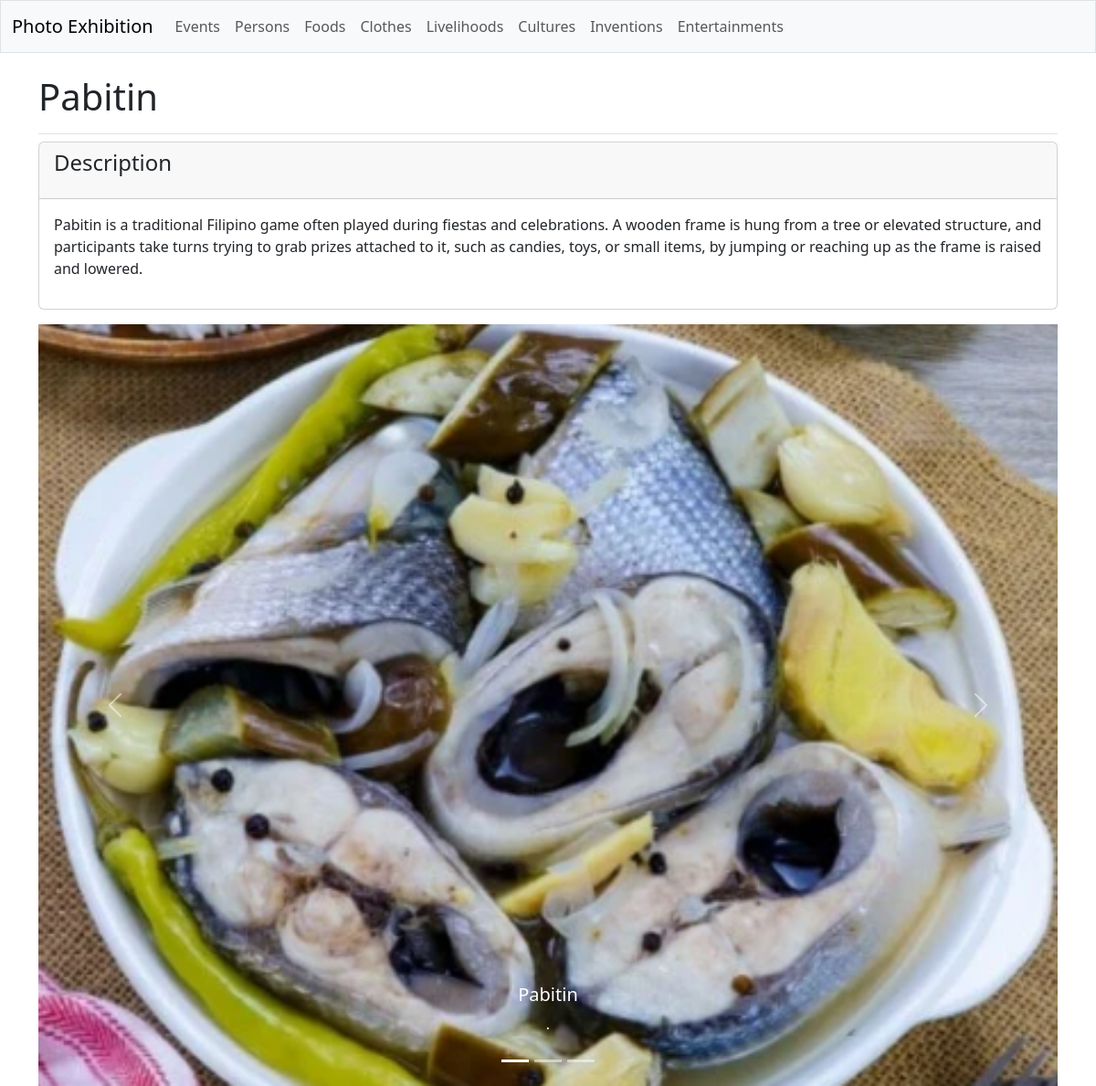
The app's page /galleries/medicines/3/ with its own data.
### galleries/models.py (models this page shows, shortened)
class Medicine(models.Model):
    medicine_text = models.CharField(max_length=200)

class MedicineDetail(models.Model):
    medicine = models.ForeignKey(Medicine, on_delete=models.CASCADE)
    medicine_subtext = models.TextField()

class MedicineImage(models.Model):
    medicine = models.ForeignKey(Medicine, on_delete=models.CASCADE)
    image = models.ImageField(upload_to='medicines/')
    title = models.CharField(max_length=150)
    sub_title = models.CharField(max_length=100)

### galleries/views.py (the view)
# urls.py: path('medicines/<int:medicine_id>/', views.medicine_detail, name='medicine_detail'),
def medicine_detail(request, medicine_id):
    medicine = Medicine.objects.get(id=medicine_id)
    images = MedicineImage.objects.filter(medicine=medicine)
    medicine_details = medicine.medicinedetail_set.all()
    context = {'medicine': medicine, 'medicine_details': medicine_details, 'images': images}
    return render(request, 'galleries/medicine_detail.html', context)

### galleries/templates/galleries/medicine_detail.html (shortened to what this page needs)
{% extends 'galleries/base.html' %}
{% block page_header %}
  <h1>{{ medicine.medicine_text }}</h1>
{% endblock page_header %}
{% block content %}
  {% for medicine_detail in medicine_details %}
    <div class="card mb-3">
      <h4 class="card-header">
        <p>Description</p>
      </h4>
      <div class="card-body">{{ medicine_detail.medicine_subtext|linebreaks }}</div>
    </div>
  {% empty %}
    <p>There are no entertainments for this culture yet.</p>
  {% endfor %}
  <div id="carouselExampleCaptions" class="carousel slide">
    <div class="carousel-indicators">
      <button type="button" data-bs-target="#carouselExampleCaptions" data-bs-slide-to="0" class="active" aria-current="true" aria-label="Slide 1"></button>
      <button type="button" data-bs-target="#carouselExampleCaptions" data-bs-slide-to="1" aria-label="Slide 2"></button>
      <button type="button" data-bs-target="#carouselExampleCaptions" data-bs-slide-to="2" aria-label="Slide 3"></button>
    </div>
    <div class="carousel-inner">
      {% for image in images %}
        <div class="carousel-item {% if forloop.counter0 == 0 %}active{% endif %}">
          <img src="{{ image.image.url }}" class="d-block w-100" alt="...">
          <div class="carousel-caption d-none d-md-block">
            <h5>{{ image.title }}</h5>
            <p>{{ image.sub_title }}</p>
          </div>
        </div>
      {% endfor %}
    </div>
    <button class="carousel-control-prev" type="button" data-bs-target="#carouselExampleCaptions" data-bs-slide="prev">
      <span class="carousel-control-prev-icon" aria-hidden="true"></span>
    </button>
    <button class="carousel-control-next" type="button" data-bs-target="#carouselExampleCaptions" data-bs-slide="next">
      <span class="carousel-control-next-icon" aria-hidden="true"></span>
    </button>
  </div>
{% endblock content %}

### records on screen
Medicine: medicine_text "Pabitin"
MedicineDetail: medicine_subtext "Pabitin is a traditional Filipino game often played during fiestas and celebrations. A wooden frame is hung from a tree or elevated structure, and participants take turns trying to grab prizes attached to it, such as candies, toys, or small items, by jumping or reaching up as the frame is raised and lowered."
MedicineImage: image (picture), title "Pabitin", sub_title "."
